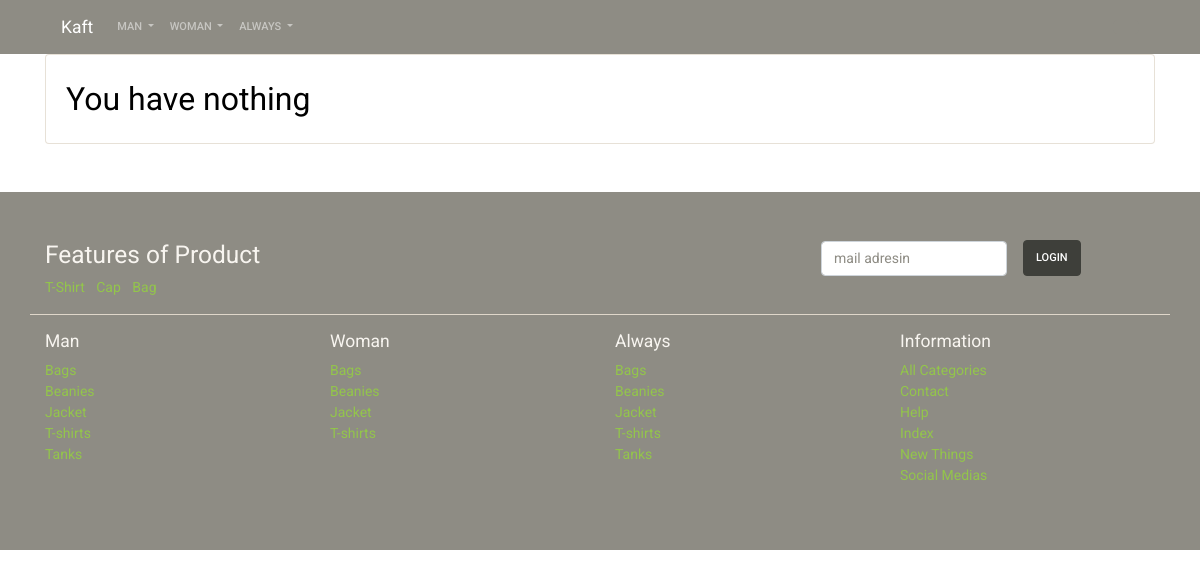
Page /showcart/ (signed in) on the committed database.
### product/models.py (models this page shows, shortened)
class Category(models.Model):
    title=models.CharField(max_length=200)
    slug=models.SlugField(null=True,blank=True)
    gender=models.CharField(default="unisex",choices=GENDERS,max_length=8)
    status=models.CharField(max_length=10,choices=STATUS,default="draft")
    created_at=models.DateTimeField(auto_now_add=True)
    updated_at=models.DateTimeField(auto_now_add=True)

### page/models.py (models this page shows, shortened)
class Page(models.Model):
    title=models.CharField(max_length=200)
    slug=models.SlugField(null=True,blank=True)
    cover_image=models.ImageField(
        null=True,
        upload_to="page",
        blank=True
    )
    status=models.CharField(max_length=10,choices=STATUS)
    created_at=models.DateTimeField(auto_now_add=True)
    updated_at=models.DateTimeField(auto_now_add=True)

### product/views.py (the view)
# urls.py: path("showcart/",views.show_cart,name="show_cart"),
def show_cart(request):
    try:
        shopcart=ShopingCart.objects.get(user=request.user)
    except:
        shopcart=ShopingCart.objects.create(user=request.user)
    items=shopcart.items.all()
    context={
        "shopcart":shopcart,
        "items":items
    }
    return render(request,"product/cart.html",context)

### kaftclone/nav_context.py (called while the page is built)
def datas(request):
    categories=Category.objects.filter(status="published").order_by('title')
    pages=Page.objects.filter(status="published").order_by('title')
    context={
        "categories":categories,
        "pages":pages
    }
    return context

### templates/product/cart.html
{% extends 'base/base.html' %}
{% block content %}
<div class="container">
    {% if items %}
            {% for item in items %}
            <div class="d-flex mb-2">
                <img src="{{item.cover_image.url}}" alt="#" class="card-img-left" style="width:200px">
            <div class="card-body">
                <p class="card-text" style="color:#000;font-size:2rem">
                {{item.title}}
                </p>
                <a href="{% url 'delete_item' item.id %}" class="btn" style="background-color:orange;color:#fff;font-size:1rem;padding:0.3rem">Delete Item</a>
            </div>
            <div class="card-body" style="color:#000;font-size:2rem">
                Price:
                <span>${{item.price}}</span>
            </div>
            </div>
        {% endfor %}
            <div class="card mb-3">
            <div class="card-body" style="color:#000;font-size:2rem">
                Total Price:
                <span yle="color:orange;font-size:2rem"> ${{shopcart.total_price}}</span>
                <a href="#" class="card-link float-right btn " style="background-color:orange;color:#fff;font-size:2rem;padding:1.5rem">Confirm Basket</a>
            </div>
            </div>
    {% else %}
    <div class="card mb-3">
        <div class="card-body" style="color:#000;font-size:2rem">
            You have nothing
        </div>
        </div>
    {% endif %}
</div>
{% endblock %}

### templates/base/components/footer.html (shortened to what this page needs)
<div class="bg-dark py-5 mt-5">
    <div class="container">
        <div class="row">
            <div class="col-sm-8">
                <h3 class="text-light">Features of Product</h3>
                <ul class="list-inline">
                    <li class="list-inline-item">
                        <a href="">T-Shirt</a>
                    </li>
                    <li class="list-inline-item">
                        <a href="">Cap</a>
                    </li>
                    <li class="list-inline-item">
                        <a href="">Bag</a>
                    </li>
                </ul>
            </div>
            <div class="col-sm-4">
                <form class="form-inline">
                    <div class="form-group mx-sm-3 mb-2">
                        <input type="email" class="form-control" id="ebulten" placeholder="mail adresin">
                    </div>
                    <button type="submit" class="btn btn-dark mb-2">Login</button>
                    </form>
            </div>
        </div>
        <div class="row border-top mb-3"></div>
        <div class="row">
            <div class="col-sm-3">
                <h5 class="text-light">Man</h5>
                <ul class="list-unstyled">
                    {% for category in categories %}
                    {% if category.gender == "man" or category.gender == "unisex" %}
                    <li><a href="">{{category.title}}</a></li>
                      {% endif %}
                    {% endfor %}
                </ul>
            </div>
            <div class="col-sm-3">
                <h5 class="text-light">Woman</h5>
                <ul class="list-unstyled">
                    {% for category in categories %}
                    {% if category.gender == "woman" or category.gender == "unisex" %}
                      <li><a href="">{{category.title}}</a></li>
                      {% endif %}
                    {% endfor %}
                </ul>
            </div>
            <div class="col-sm-3">
                <h5 class="text-light">Always</h5>
                <ul class="list-unstyled">
                    {% for category in categories %}
                      <li><a href="">{{category.title}}</a></li>
                    {% endfor %}
                </ul>
            </div>
            <div class="col-sm-3">
                <h5 class="text-light">Information</h5>
                <ul class="list-unstyled">
                    {% for page in pages %}
                      <li><a href="">{{page.title}}</a></li>
                    {% endfor %}
                </ul>
            </div>
        </div>
    </div>
</div>

### rows in the picture
Category: title "Bags"
Category: title "Beanies"
Category: title "Jacket"
Category: title "T-shirts"
Category: title "Tanks"
Page: title "All Categories"
Page: title "Contact"
Page: title "Help"
Page: title "Index"
Page: title "New Things"
Page: title "Social Medias"
